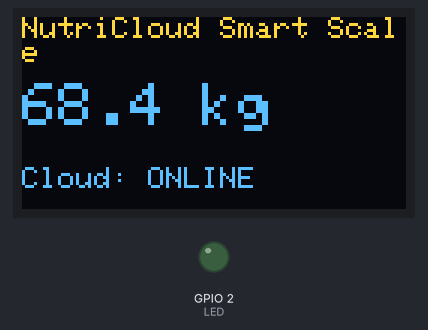
Recording of a sketch running on a simulated ESP32. On the bench: 128×64 one-colour display, output pins drawn as LEDs (lit = HIGH). The OLED is the two-colour kind (top 16 rows yellow); WiFi joins after 1.5 s; servers stay silent unless stated; uploads are accepted with an empty reply; what the sketch prints to the serial monitor is not drawn.

Above: at 1.86 s.
At 12.2 s:
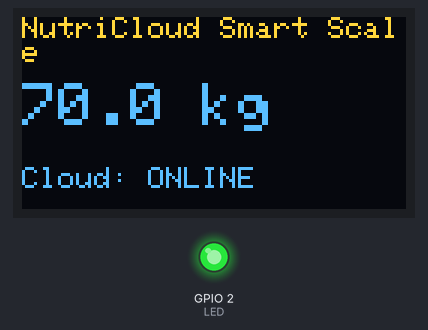
At 16.3 s:
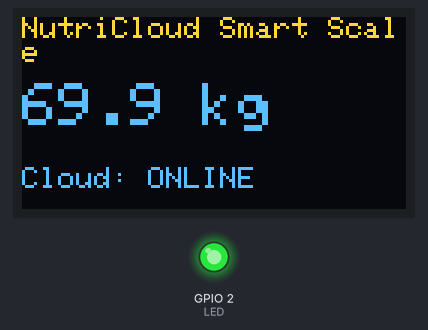
At 38.0 s:
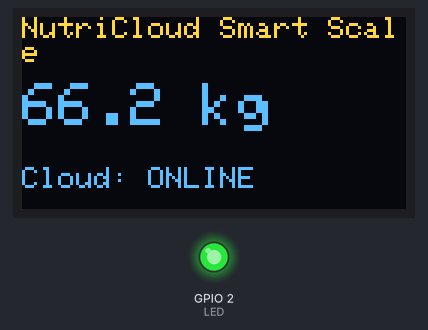
Timing chart, 0 to 39.5 s (numbered marks = the images above):
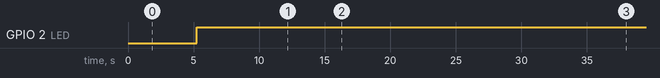

The sketch:

sketch.ino
```cpp
#include <WiFi.h>
#include <HTTPClient.h>
#include "HX711.h"
#include <Wire.h>
#include <Adafruit_GFX.h>
#include <Adafruit_SSD1306.h>
const char* WIFI_SSID="Wokwi-GUEST"; const char* WIFI_PASS="";
// Configure these three values only for your Firebase deployment. Never commit a production secret.
const char* INGEST_URL="https://asia-south1-YOUR_PROJECT_ID.cloudfunctions.net/ingestScaleTelemetry";
const char* USER_UID="YOUR_FIREBASE_AUTH_UID";
const char* DEVICE_KEY="YOUR_DEVICE_INGEST_KEY";
#define DT 16
#define SCK 4
#define LED 2
HX711 scale; Adafruit_SSD1306 display(128,64,&Wire,-1); unsigned long lastSend=0;
float simulatedWeight(){return 68.0 + 2.0*sin(millis()/9000.0);}
void setup(){Serial.begin(115200);pinMode(LED,OUTPUT);scale.begin(DT,SCK);Wire.begin(21,22);display.begin(SSD1306_SWITCHCAPVCC,0x3C);WiFi.begin(WIFI_SSID,WIFI_PASS);Serial.print("Connecting WiFi");while(WiFi.status()!=WL_CONNECTED){delay(250);Serial.print('.');}Serial.println("\nWiFi connected");}
void loop(){float kg=simulatedWeight();display.clearDisplay();display.setTextColor(SSD1306_WHITE);display.setTextSize(1);display.setCursor(0,0);display.println("NutriCloud Smart Scale");display.setTextSize(2);display.setCursor(0,22);display.printf("%.1f kg",kg);display.setTextSize(1);display.setCursor(0,50);display.println("Cloud: ONLINE");display.display();
 if(millis()-lastSend>5000){lastSend=millis();HTTPClient http;http.begin(INGEST_URL);http.addHeader("Content-Type","application/json");http.addHeader("x-device-key",DEVICE_KEY);String body=String("{\"uid\":\"")+USER_UID+"\",\"deviceId\":\"ESP32-SCALE-001\",\"weightKg\":"+String(kg,1)+",\"batteryPct\":95}";int code=http.POST(body);Serial.printf("Weight: %.1f kg | HTTP status: %d\n",kg,code);if(code>=200&&code<300)digitalWrite(LED,HIGH);else digitalWrite(LED,LOW);http.end();}delay(50);}
```

Measured:
- by itself, GPIO 2 (LED): LOW → HIGH at 5.2 s
- what the display in image 0 shows lasts 0.5 s, from 1.6 s to 2.1 s
- what the display in image 1 shows lasts 4.0 s, from 12.2 s to 16.2 s
- what the display in image 2 shows lasts 1.5 s, from 16.2 s to 17.7 s
